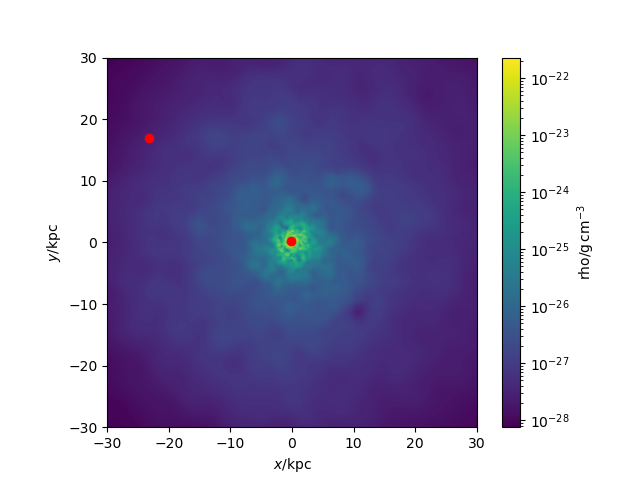

Reproduce this figure in Python.
#galaxy 154 gas density code with BHs pos
import pynbody
import pynbody.plot.sph as sph
import matplotlib.pyplot as plt

#loading snapshot
s=pynbody.load('/mnt/data0/jillian/gguaman/r154/cosmo25p.768sg1bwK1BHe75.007779')

#setting to physical units
s.physical_units()

#centering halo and aligning disk
pynbody.analysis.angmom.faceon(s)
#pynbody.analysis.angmom.sideon(s)

#creating gas density slice
sph.image(s.g,qty="rho",units="g cm^-3",width=60)

#function to find BH
def findBH(s):
    BHfilter = pynbody.filt.LowPass('tform',0.0)
    BH = s.stars[BHfilter]
    return BH
BH = findBH(s)
print("The number of black holes is",len(BH))

#distance BH is from galaxy
#with pynbody.analysis.halo.center(s, mode='hyb'):
print([s],['pos'])

BHposition = BH['pos']
print("The black hole's position is", BHposition)

for i in range(len(BH)):
    BHx=BHposition[[i],0]
    BHy=BHposition[[i],1]
    BHz=BHposition[[i],2]
    plt.plot(BHx,BHy, 'ro')
    radius = "2 kpc"
    centre = (BHx[0], BHy[0], BHz[0])
    sphere = s.g[pynbody.filt.Sphere(radius,centre)]
    print("The number of particles in the sphere is: ",len(sphere))
    print("The density is",sphere["rho"])
    print("The average density is",sphere["rho"].mean())

plt.show()
#plt.savefig("galaxy154_dens.png")
#plt.savefig("galaxy154_dens(side).png")
